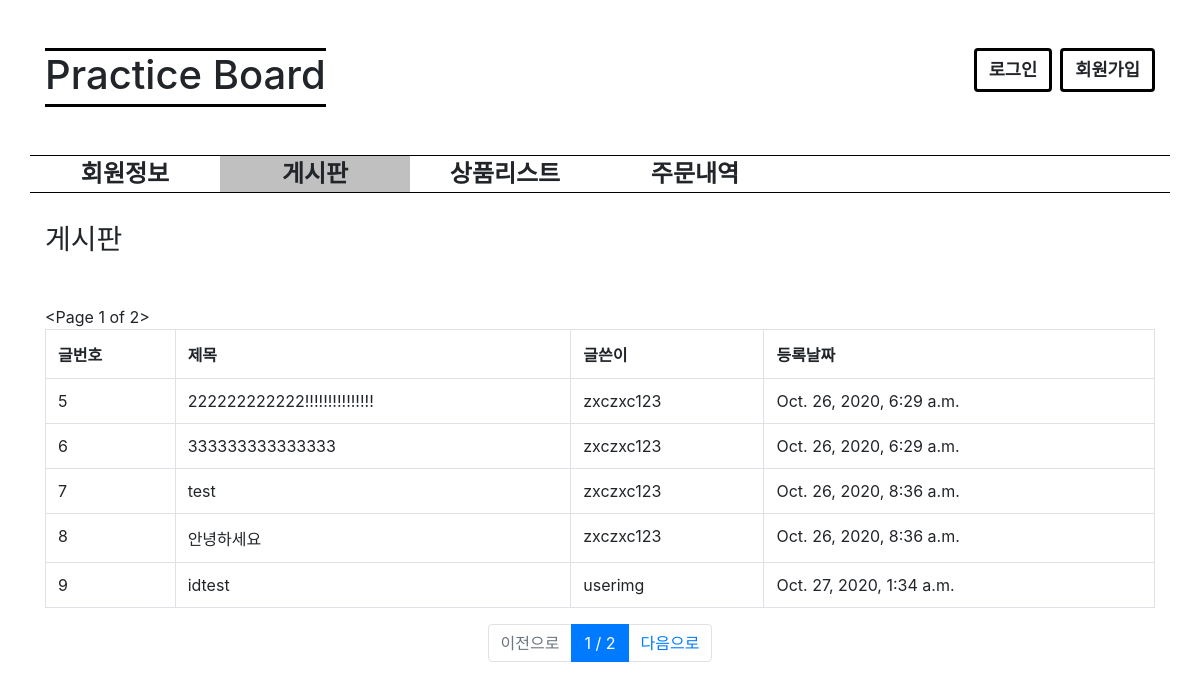
/board/list/, run on the app's committed database.
### board/models.py (models this page shows, shortened)
class Board(models.Model):
    title = models.CharField(max_length=64, verbose_name='글제목')
    contents = models.TextField(verbose_name='글내용')
    writer = models.ForeignKey(
        'user.User', on_delete=models.CASCADE, verbose_name='작성자')
    regdate = models.DateTimeField(auto_now_add=True, verbose_name='작성일')
    class Meta:
        db_table = 'practice_board'
        verbose_name = '연습보드 게시판'
        verbose_name_plural = '연습보드 게시판'

### user/models.py (models this page shows)
class User(models.Model):
    userid = models.CharField(max_length=32, verbose_name='아이디')
    username = models.CharField(max_length=32, verbose_name='이름')
    password = models.CharField(max_length=32, verbose_name='비밀번호')
    useremail = models.EmailField(
        max_length=64, verbose_name='이메일', default='None')
    regdate = models.DateTimeField(auto_now_add=True, verbose_name='등록시간')
    userimg = models.ImageField(
        blank=True,  upload_to="images", verbose_name='유저이미지', default="None")
    def __str__(self):
        return self.userid
    class Meta:
        db_table = 'practice_user'
        verbose_name = '연습보드 사용자'
        verbose_name_plural = '연습보드 사용자'

### board/views.py (the view)
# urls.py: path('list/', views.list),
def list(request):
    all_boards = Board.objects.all().order_by('id')
    page = int(request.GET.get('p', 1))
    paginator = Paginator(all_boards, 5)
    boards = paginator.get_page(page)
    return render(request, 'list.html', {'boards': boards})

### board/templates/list.html (shortened to what this page needs)
{% extends "base.html" %}
{% block contents %}
<h3>
    게시판
</h3>
<div class="row mt-5">
    <div class="col-12">
        <table class="table table-bordered">
            <tr>
                <th>글번호</th>
                <th>제목</th>
                <th>글쓴이</th>
                <th>등록날짜</th>
            </tr>
            {% for board in boards %}
            <tr onclick="location.href='/board/detail/{{ board.id }}'" class="boardlist">
                <td>{{board.id}}</td>
                <td>{{board.title}}</td>
                <td>{{board.writer}}</td>
                <td>{{board.regdate}}</td>
            </tr>
            {% endfor %}
        </table>
    </div>
    {% if request.session.user %}
    <div class="col-3">
        <button onclick="location.href='/board/write'" class="btn btn-default"
            style="border: 1px solid black;">글쓰기</button>
    </div>
    {% else %}
    <div class="col-3">
    </div>
    {% endif %}
    <div class="col-6">
        <nav>
            <ul class="pagination justify-content-center">
                {% if boards.has_previous %}
                <li class="page-item ">
                    <a class="page-link" href="?p={{ boards.previous_page_number }}">이전으로</a>
                    {% else %}
                <li class="page-item disabled">
                    <a class="page-link disabled" href="#">이전으로</a>
                </li>
                {% endif %}
                <li class="page-item active">
                    <a href="#" class="page-link">{{ boards.number }} / {{ boards.paginator.num_pages }}</a>
                </li>
                {% if boards.has_next %}
                <li class="page-item">
                    <a href="?p={{ boards.next_page_number }}" class="page-link">다음으로</a>
                    {% else %}
                <li class="page-item active disabled">
                    <a class="page-link disabled" href="#">다음으로</a>
                </li>
                </li>
                {% endif %}
            </ul>
        </nav>
    </div>
</div>
{% endblock %}

### data on the page
Board: id "5", title "222222222222!!!!!!!!!!!!!!!", writer "zxczxc123", regdate "Oct. 26, 2020, 6:29 a.m."
Board: id "6", title "333333333333333", writer "zxczxc123", regdate "Oct. 26, 2020, 6:29 a.m."
Board: id "7", title "test", writer "zxczxc123", regdate "Oct. 26, 2020, 8:36 a.m."
Board: id "8", title "안녕하세요", writer "zxczxc123", regdate "Oct. 26, 2020, 8:36 a.m."
Board: id "9", title "idtest", writer "userimg", regdate "Oct. 27, 2020, 1:34 a.m."

### other printed values
{{ boards.number }} "1"
{{ boards.paginator.num_pages }} "2"
